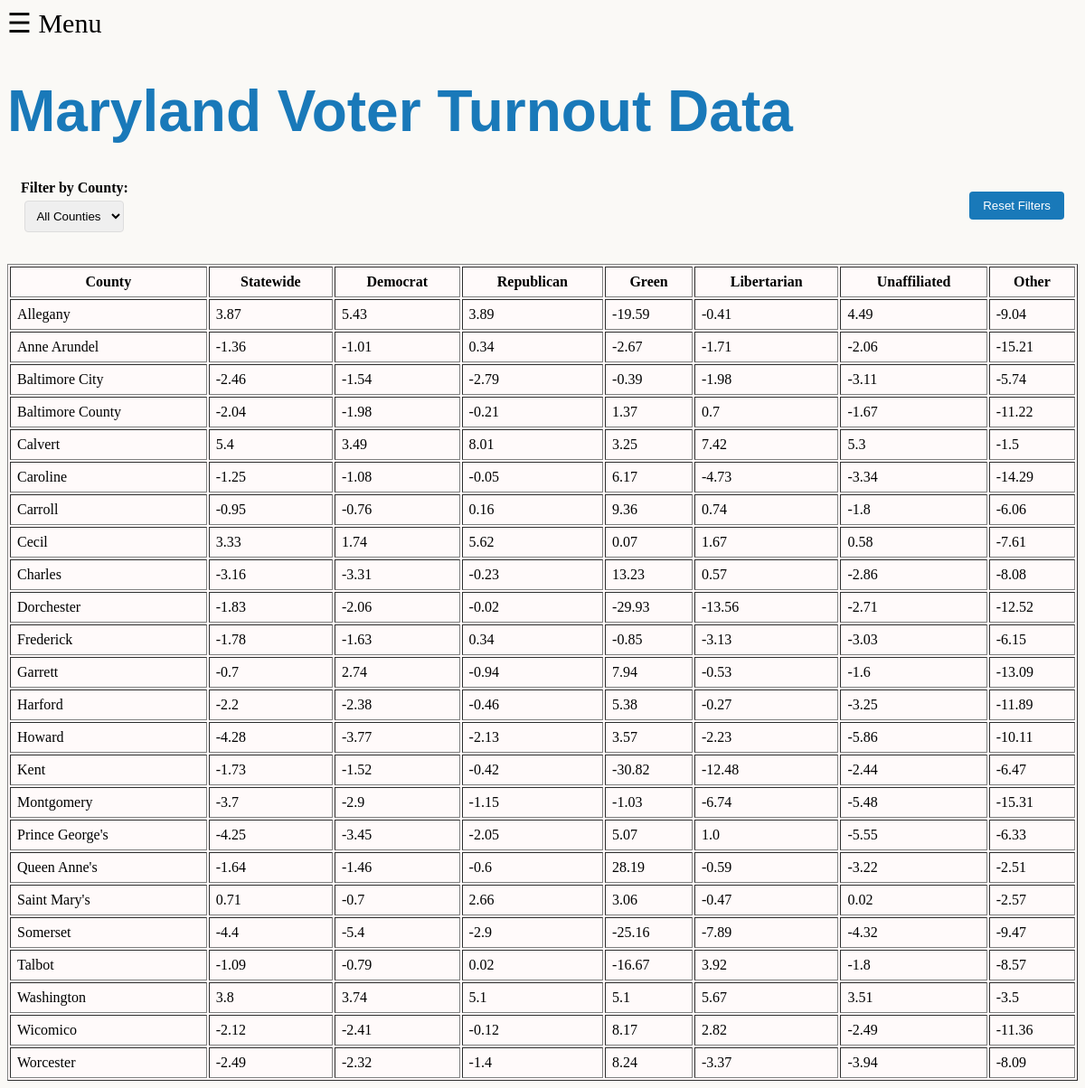
The app's page /official-turnout with its own data.
### app.py (models this page shows)
class CountyTurnout(Model):
    county = CharField(column_name='County')
    democrat_diff = DoubleField(column_name='democrat_diff')
    republican_diff = DoubleField(column_name='republican_diff')
    green_diff = DoubleField(column_name='green_diff')
    libertarian_diff = DoubleField(column_name='libertarian_diff')
    unaffiliated_diff = DoubleField(column_name='unaffiliated_diff')
    other_diff = DoubleField(column_name='other_diff')
    statewide_diff = DoubleField(column_name='statewide_diff')
    class Meta:
        table_name = "turnout_changes"
        database = db
        primary_key = False

### app.py (the view)
@app.route("/official-turnout")
def official_turnout():
    object_list = CountyTurnout.select()
    template = 'official_turnout.html'
    return render_template(template, object_list=object_list)

### templates/official_turnout.html (shortened to what this page needs)
<!doctype html>
<html lang="en">
    <head>
        <link rel="stylesheet" href="/static/general_style.css">
        <link rel="stylesheet" href="/static/official_turnout.css">
        <link rel="stylesheet" href="//cdn.datatables.net/2.0.0/css/dataTables.dataTables.min.css"/>
    </head>
    <body>
        <span style="font-size:30px;cursor:pointer" onclick="openNav()">&#9776; Menu</span>
        <h1>Maryland Voter Turnout Data</h1>
        <div class="controls">
            <div class="filter-group">
                <label for="county-filter">Filter by County:</label>
                <select id="county-filter">
                    <option value="all">All Counties</option>
                </select>
            </div>
            <button id="reset-filters">Reset Filters</button>
        </div>
        <table id="voter-data" border=1 cellpadding=7>
            <thead>
                <tr>
                    <th>County</th>
                    <th>Statewide</th>
                    <th>Democrat</th>
                    <th>Republican</th>
                    <th>Green</th>
                    <th>Libertarian</th>
                    <th>Unaffiliated</th>
                    <th>Other</th>
                </tr>
            </thead>
            <tbody>
                {% for obj in object_list %}
                <tr>
                    <td>{{ obj.county }}</td>
                    <td>{{ "{:,}".format(obj.statewide_diff) }}</td>
                    <td>{{ "{:,}".format(obj.democrat_diff) }}</td>
                    <td>{{ "{:,}".format(obj.republican_diff) }}</td>
                    <td>{{ "{:,}".format(obj.green_diff) }}</td>
                    <td>{{ "{:,}".format(obj.libertarian_diff) }}</td>
                    <td>{{ "{:,}".format(obj.unaffiliated_diff) }}</td>
                    <td>{{ "{:,}".format(obj.other_diff) }}</td>
                </tr>
                {% endfor %}
            </tbody>
        </table>
    </body>
</html>

### static/general_style.css (style rules this page uses)
body { background-color: blanchedalmond; }
h1, h3 { text-align: center; }
table { background-color:snow; }
#voter-data { width: 100%; table-layout: auto; }

### static/official_turnout.css (style rules this page uses)
body { background-color: #FAF9F6; }
h1 { text-align: left; font-family: "Poppins", sans-serif; font-size: 4em; color: #1979b9; margin-bottom: 2%; }
.controls { padding: 15px; border-radius: 5px; margin-bottom: 20px; display: flex; flex-wrap: wrap; gap: 15px; align-items: center; }
.filter-group { display: flex; flex-direction: column; align-items: center; }
label { font-weight: bold; margin-bottom: 5px; }
select, button { padding: 8px; border-radius: 4px; border: 1px solid #ddd; }
button { background: #1979b9; color: white; border: none; cursor: pointer; padding: 8px 15px; margin-left: auto; }

### records on screen
CountyTurnout: county "Allegany", statewide_diff "3.87", democrat_diff "5.43", republican_diff "3.89", green_diff "-19.59", libertarian_diff "-0.41", unaffiliated_diff "4.49", other_diff "-9.04"
CountyTurnout: county "Anne Arundel", statewide_diff "-1.36", democrat_diff "-1.01", republican_diff "0.34", green_diff "-2.67", libertarian_diff "-1.71", unaffiliated_diff "-2.06", other_diff "-15.21"
CountyTurnout: county "Baltimore City", statewide_diff "-2.46", democrat_diff "-1.54", republican_diff "-2.79", green_diff "-0.39", libertarian_diff "-1.98", unaffiliated_diff "-3.11", other_diff "-5.74"
CountyTurnout: county "Baltimore County", statewide_diff "-2.04", democrat_diff "-1.98", republican_diff "-0.21", green_diff "1.37", libertarian_diff "0.7", unaffiliated_diff "-1.67", other_diff "-11.22"
CountyTurnout: county "Calvert", statewide_diff "5.4", democrat_diff "3.49", republican_diff "8.01", green_diff "3.25", libertarian_diff "7.42", unaffiliated_diff "5.3", other_diff "-1.5"
CountyTurnout: county "Caroline", statewide_diff "-1.25", democrat_diff "-1.08", republican_diff "-0.05", green_diff "6.17", libertarian_diff "-4.73", unaffiliated_diff "-3.34", other_diff "-14.29"
CountyTurnout: county "Carroll", statewide_diff "-0.95", democrat_diff "-0.76", republican_diff "0.16", green_diff "9.36", libertarian_diff "0.74", unaffiliated_diff "-1.8", other_diff "-6.06"
CountyTurnout: county "Cecil", statewide_diff "3.33", democrat_diff "1.74", republican_diff "5.62", green_diff "0.07", libertarian_diff "1.67", unaffiliated_diff "0.58", other_diff "-7.61"
CountyTurnout: county "Charles", statewide_diff "-3.16", democrat_diff "-3.31", republican_diff "-0.23", green_diff "13.23", libertarian_diff "0.57", unaffiliated_diff "-2.86", other_diff "-8.08"
CountyTurnout: county "Dorchester", statewide_diff "-1.83", democrat_diff "-2.06", republican_diff "-0.02", green_diff "-29.93", libertarian_diff "-13.56", unaffiliated_diff "-2.71", other_diff "-12.52"
CountyTurnout: county "Frederick", statewide_diff "-1.78", democrat_diff "-1.63", republican_diff "0.34", green_diff "-0.85", libertarian_diff "-3.13", unaffiliated_diff "-3.03", other_diff "-6.15"
CountyTurnout: county "Garrett", statewide_diff "-0.7", democrat_diff "2.74", republican_diff "-0.94", green_diff "7.94", libertarian_diff "-0.53", unaffiliated_diff "-1.6", other_diff "-13.09"
CountyTurnout: county "Harford", statewide_diff "-2.2", democrat_diff "-2.38", republican_diff "-0.46", green_diff "5.38", libertarian_diff "-0.27", unaffiliated_diff "-3.25", other_diff "-11.89"
CountyTurnout: county "Howard", statewide_diff "-4.28", democrat_diff "-3.77", republican_diff "-2.13", green_diff "3.57", libertarian_diff "-2.23", unaffiliated_diff "-5.86", other_diff "-10.11"
CountyTurnout: county "Kent", statewide_diff "-1.73", democrat_diff "-1.52", republican_diff "-0.42", green_diff "-30.82", libertarian_diff "-12.48", unaffiliated_diff "-2.44", other_diff "-6.47"
CountyTurnout: county "Montgomery", statewide_diff "-3.7", democrat_diff "-2.9", republican_diff "-1.15", green_diff "-1.03", libertarian_diff "-6.74", unaffiliated_diff "-5.48", other_diff "-15.31"
CountyTurnout: county "Prince George's", statewide_diff "-4.25", democrat_diff "-3.45", republican_diff "-2.05", green_diff "5.07", libertarian_diff "1.0", unaffiliated_diff "-5.55", other_diff "-6.33"
CountyTurnout: county "Queen Anne's", statewide_diff "-1.64", democrat_diff "-1.46", republican_diff "-0.6", green_diff "28.19", libertarian_diff "-0.59", unaffiliated_diff "-3.22", other_diff "-2.51"
CountyTurnout: county "Saint Mary's", statewide_diff "0.71", democrat_diff "-0.7", republican_diff "2.66", green_diff "3.06", libertarian_diff "-0.47", unaffiliated_diff "0.02", other_diff "-2.57"
CountyTurnout: county "Somerset", statewide_diff "-4.4", democrat_diff "-5.4", republican_diff "-2.9", green_diff "-25.16", libertarian_diff "-7.89", unaffiliated_diff "-4.32", other_diff "-9.47"
CountyTurnout: county "Talbot", statewide_diff "-1.09", democrat_diff "-0.79", republican_diff "0.02", green_diff "-16.67", libertarian_diff "3.92", unaffiliated_diff "-1.8", other_diff "-8.57"
CountyTurnout: county "Washington", statewide_diff "3.8", democrat_diff "3.74", republican_diff "5.1", green_diff "5.1", libertarian_diff "5.67", unaffiliated_diff "3.51", other_diff "-3.5"
CountyTurnout: county "Wicomico", statewide_diff "-2.12", democrat_diff "-2.41", republican_diff "-0.12", green_diff "8.17", libertarian_diff "2.82", unaffiliated_diff "-2.49", other_diff "-11.36"
CountyTurnout: county "Worcester", statewide_diff "-2.49", democrat_diff "-2.32", republican_diff "-1.4", green_diff "8.24", libertarian_diff "-3.37", unaffiliated_diff "-3.94", other_diff "-8.09"
